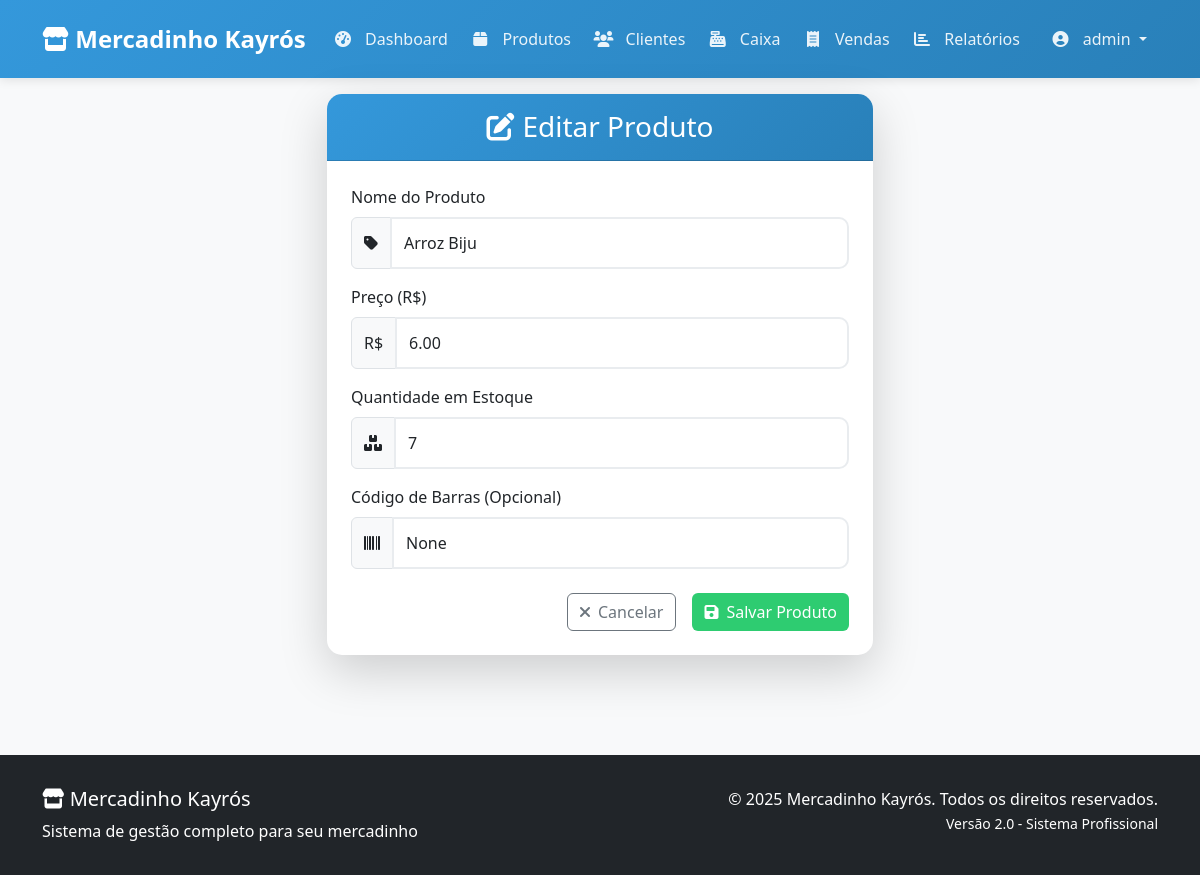
/produtos/editar/1 (signed in), run on an earlier commit of the app's database.
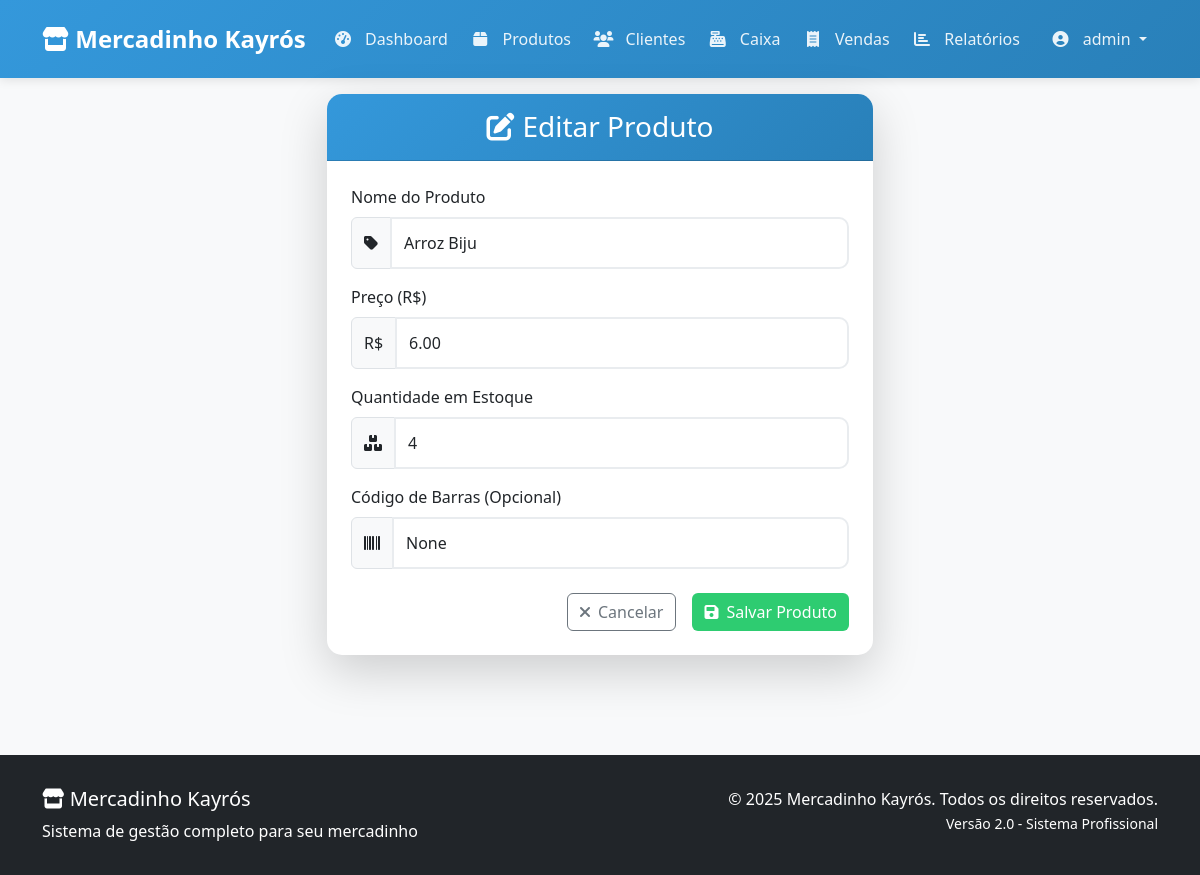
And on a later commit of the database.
### tables this page shows
CREATE TABLE produtos (
            id INTEGER PRIMARY KEY AUTOINCREMENT, 
            nome TEXT NOT NULL, 
            preco REAL NOT NULL CHECK(preco > 0),
            quantidade INTEGER NOT NULL CHECK(quantidade >= 0), 
            codigo_barras TEXT UNIQUE,
            data_criacao TEXT DEFAULT CURRENT_TIMESTAMP,
            data_atualizacao TEXT DEFAULT CURRENT_TIMESTAMP
        );

### Minha_loja_web/app.py (the view, shortened to what this page needs)
@app.route('/produtos/editar/<int:id>', methods=['GET', 'POST'])
@login_required
def editar_produto(id):
    produto_existente = db.buscar_produto_por_id(id)
    if not produto_existente:
        flash('Produto não encontrado.', 'danger')
        return redirect(url_for('produtos'))
    return render_template('produto_formulario.html', titulo="Editar Produto", produto=produto_existente)

### Minha_loja_web/app.py (called while the page is built)
@login_manager.user_loader
def load_user(user_id):
    try:
        return db.get_user_by_id(int(user_id))
    except (ValueError, TypeError):
        return None

@app.before_request
def before_request():
    if request.method == 'POST':
        for key, value in request.form.items():
            if len(str(value)) > 1000:
                flash('Dados enviados são muito grandes!', 'danger')
                return redirect(url_for('index'))

@app.context_processor
def inject_template_vars():
    return {
        'current_year': datetime.utcnow().year,
        'current_user': current_user
    }

### Minha_loja_web/logica_banco.py (called while the page is built)
def get_user_by_id(user_id):
    db = DatabaseManager()
    if not db.connect():
        return None
    user_data = db.fetch_one("SELECT * FROM usuarios WHERE id = ?", (user_id,))
    db.disconnect()
    if user_data:
        return User(
            id=user_data['id'],
            username=user_data['username'],
            password_hash=user_data['password_hash']
        )
    return None

    def disconnect(self):
        if self.conn:
            self.conn.close()

### Minha_loja_web/templates/produto_formulario.html (shortened to what this page needs)
{% extends "base.html" %}
{% block content %}
<div class="container">
    <div class="row justify-content-center">
        <div class="col-md-8 col-lg-6">
            <div class="card shadow-lg">
                <div class="card-header text-center">
                    <h3 class="mb-0"><i class="fas fa-{{ 'plus' if not produto else 'edit' }} me-2"></i>{{ titulo }}</h3>
                </div>
                <div class="card-body p-4">
                    <form method="POST">
                        <div class="mb-3">
                            <label for="nome" class="form-label">Nome do Produto</label>
                            <div class="input-group">
                                <span class="input-group-text"><i class="fas fa-tag"></i></span>
                                <input type="text" class="form-control" id="nome" name="nome"
                                       value="{{ produto.nome if produto }}"
                                       placeholder="Ex: Arroz, Feijão, Óleo..." required>
                            </div>
                        </div>
                        <div class="mb-3">
                            <label for="preco" class="form-label">Preço (R$)</label>
                            <div class="input-group">
                                <span class="input-group-text">R$</span>
                                <input type="number" class="form-control" id="preco" name="preco"
                                       value="{{ "%.2f"|format(produto.preco) if produto }}"
                                       step="0.01" min="0.01" placeholder="0.00" required>
                            </div>
                        </div>
                        <div class="mb-3">
                            <label for="quantidade" class="form-label">Quantidade em Estoque</label>
                            <div class="input-group">
                                <span class="input-group-text"><i class="fas fa-boxes"></i></span>
                                <input type="number" class="form-control" id="quantidade" name="quantidade"
                                       value="{{ produto.quantidade if produto }}"
                                       min="0" placeholder="0" required>
                            </div>
                        </div>
                        <div class="mb-4">
                            <label for="codigo_barras" class="form-label">Código de Barras (Opcional)</label>
                            <div class="input-group">
                                <span class="input-group-text"><i class="fas fa-barcode"></i></span>
                                <input type="text" class="form-control" id="codigo_barras" name="codigo_barras"
                                       value="{{ produto.codigo_barras if produto }}"
                                       placeholder="Código de barras do produto">
                            </div>
                        </div>
                        <div class="d-grid gap-2 d-md-flex justify-content-md-end">
                            <a href="{{ url_for('produtos') }}" class="btn btn-outline-secondary me-md-2">
                                <i class="fas fa-times me-2"></i>Cancelar
                            </a>
                            <button type="submit" class="btn btn-success">
                                <i class="fas fa-save me-2"></i>{{ 'Salvar' if produto else 'Adicionar' }} Produto
                            </button>
                        </div>
                    </form>
                </div>
            </div>
        </div>
    </div>
</div>
{% endblock %}

What changed in the data, as far as the page shows it:
changed produtos "Arroz Biju": quantidade "7" → "4"
